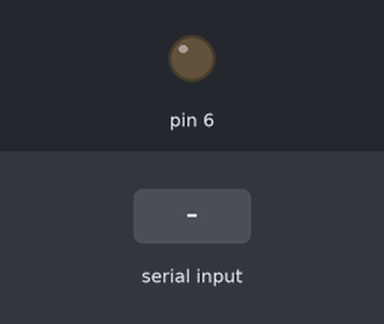
A sketch run on a simulated Arduino Uno, built with avr-gcc and run on an emulated ATmega328P. Shown: output pins drawn as LEDs (lit = HIGH). The inputs (shaded band) are chosen by the test bench.

Above: at 1.2 s.
1.3 s: "s" received over Serial
At 1.9 s:
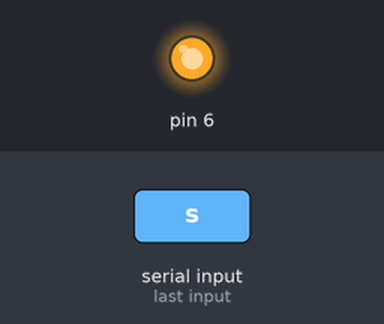
2.8 s: "a" received over Serial
At 4.2 s:
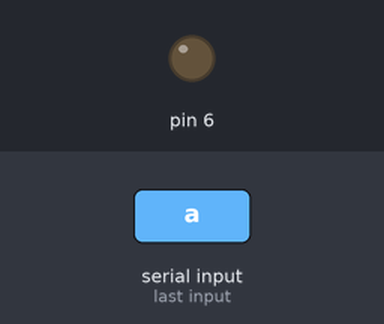
Timing chart, 0 to 5.8 s (numbered marks = the images above; inputs shaded):
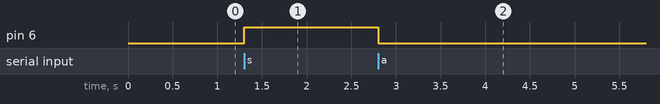

The sketch:

Serial_comunication.ino
```cpp
void setup() {
  // put your setup code here, to run once:
  Serial.begin(9600);
  pinMode(6,OUTPUT);
}

void loop() {
  char bufer;
  if (Serial.available() > 0)
  {
    bufer = Serial.read();
    if (bufer == 'a'){
       analogWrite(6,0);

       }
    else if (bufer == 's')
       analogWrite(6,255);
  }

}
```

Measured:
- after the input at 1.3 s, pin 6: LOW → HIGH at once
- after the input at 2.8 s, pin 6: HIGH → LOW at once
